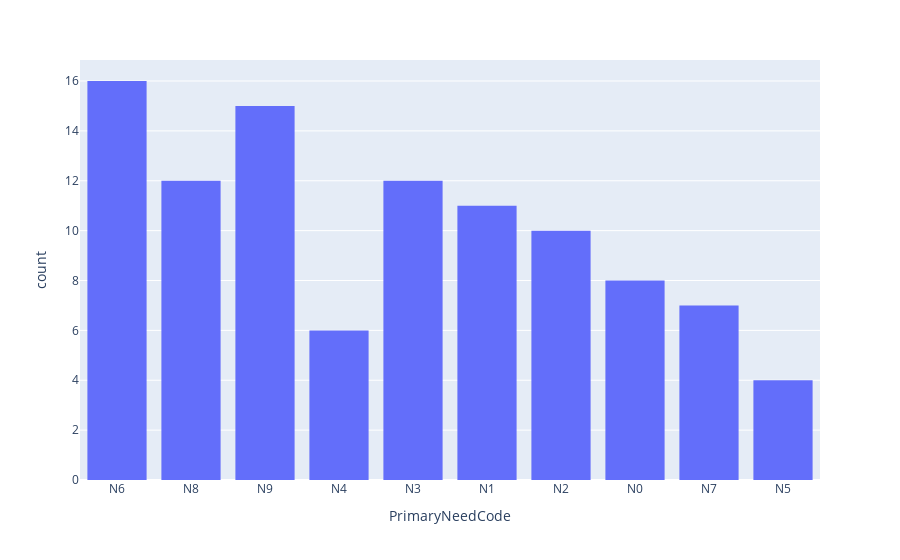

The notebook cell this image was saved under:
### Code cell
filepath = r'https://raw.githubusercontent.com/data-to-insight/D2I-Jupyter-Notebook-Tools/main/ml-data%20science%20tutorials/data/CINdetails.csv'

cin_details = pd.read_csv(filepath)

cin_details['CINreferralDate'] = pd.to_datetime(cin_details['CINreferralDate'], format="%d/%m/%Y", errors='coerce')
cin_details['CINclosureDate'] = pd.to_datetime(cin_details['CINclosureDate'], format="%d/%m/%Y", errors='coerce')
cin_details['DateOfInitialCPC'] = pd.to_datetime(cin_details['DateOfInitialCPC'], format="%d/%m/%Y", errors='coerce')
# cin_details.info()

bar_1 = px.histogram(cin_details, x='PrimaryNeedCode')
bar_1.show()

### Figure 1 — Plotly figure (JSON) as saved in the notebook; plotly's stock layout.template omitted (floating-point values rounded to 4 significant figures)
{"data": [{"alignmentgroup": "True", "bingroup": "x", "hovertemplate": "PrimaryNeedCode=%{x}<br>count=%{y}<extra></extra>", "legendgroup": "", "marker": {"color": "#636efa", "pattern": {"shape": ""}}, "name": "", "offsetgroup": "", "orientation": "v", "showlegend": false, "type": "histogram", "x": ["N6", "N8", "N9", "N4", "N9", "N3", "N3", "N8", "N6", "N9", "N1", "N6", "N6", "N8", "N6", "N9", "N2", "N8", "N1", "N6", "N0", "N3", "N8", "N7", "N0", "N9", "N6", "N3", "N3", "N9", "N9", "N4", "N5", "N0", "N4", "N8", "N6", "N5", "N2", "N7", "N0", "N1", "N6", "N2", "N1", "N1", "N4", "N6", "N7", "N8", "N8", "N7", "N1", "N0", "N3", "N2", "N3", "N8", "N8", "N9", "N5", "N0", "N6", "N3", "N2", "N3", "N6", "N5", "N1", "N9", "N2", "N0", "N9", "N0", "N2", "N1", "N2", "N7", "N1", "N9", "N3", "N3", "N8", "N8", "N6", "N2", "N1", "N3", "N9", "N7", "N1", "N4", "N6", "N7", "N2", "N6", "N4", "N9", "N6", "N9", "N9"], "xaxis": "x", "yaxis": "y"}], "layout": {"barmode": "relative", "legend": {"tracegroupgap": 0}, "margin": {"t": 60}, "xaxis": {"anchor": "y", "domain": [0, 1], "title": {"text": "PrimaryNeedCode"}}, "yaxis": {"anchor": "x", "domain": [0, 1], "title": {"text": "count"}}}}
